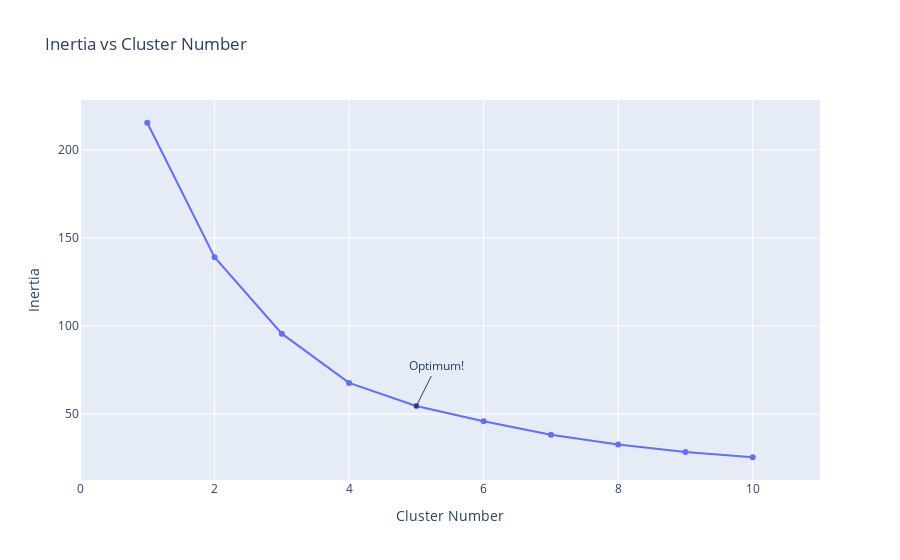

The notebook cell saved with this chart:
### Code cell
X = d[['STATE', 'DISTRICT', 'CASES']]
inertia = []
for i in range(1,11):
    kmeans = KMeans(
        n_clusters=i, init="k-means++",
        n_init=10,
        tol=1e-04, random_state=42
    )
    kmeans.fit(X)
    inertia.append(kmeans.inertia_)
fig = go.Figure(data=go.Scatter(x=np.arange(1,11),y=inertia))
fig.update_layout(title="Inertia vs Cluster Number",xaxis=dict(range=[0,11],title="Cluster Number"),
                  yaxis={'title':'Inertia'},
                 annotations=[
        dict(
            x=5,
            y=inertia[4],
            xref="x",
            yref="y",
            text="Optimum!",
            showarrow=True,
            arrowhead=7,
            ax=20,
            ay=-40
        )
    ])

### Figure 1 — Plotly figure (JSON) as saved in the notebook; plotly's stock layout.template omitted (floating-point values rounded to 4 significant figures)
{"data": [{"type": "scatter", "x": [1, 2, 3, 4, 5, 6, 7, 8, 9, 10], "y": [215.4, 139.1, 95.69, 67.74, 54.66, 45.95, 38.37, 32.74, 28.52, 25.54]}], "layout": {"annotations": [{"arrowhead": 7, "ax": 20, "ay": -40, "showarrow": true, "text": "Optimum!", "x": 5, "xref": "x", "y": 54.66, "yref": "y"}], "title": {"text": "Inertia vs Cluster Number"}, "xaxis": {"range": [0, 11], "title": {"text": "Cluster Number"}}, "yaxis": {"title": {"text": "Inertia"}}}}
